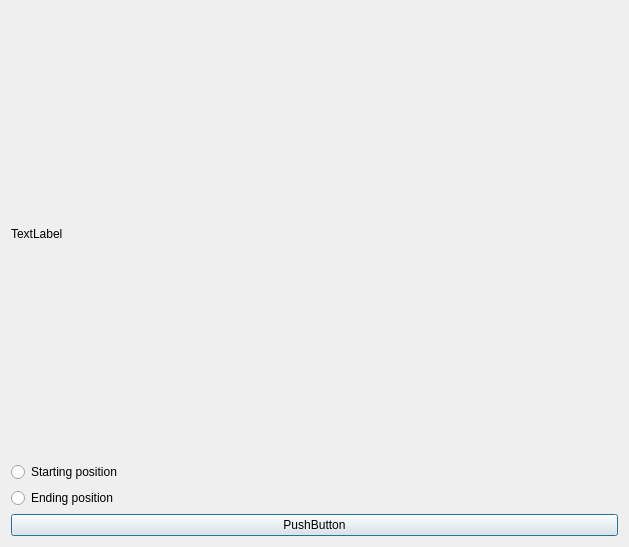
<?xml version="1.0" encoding="UTF-8"?>
<ui version="4.0">
 <class>Dialog</class>
 <widget class="QDialog" name="Dialog">
  <property name="geometry">
   <rect>
    <x>0</x>
    <y>0</y>
    <width>629</width>
    <height>547</height>
   </rect>
  </property>
  <property name="windowTitle">
   <string>Dialog</string>
  </property>
  <layout class="QVBoxLayout" name="verticalLayout">
   <item>
    <widget class="QLabel" name="label">
     <property name="text">
      <string>TextLabel</string>
     </property>
    </widget>
   </item>
   <item>
    <widget class="QRadioButton" name="radioButton">
     <property name="text">
      <string>Starting position </string>
     </property>
    </widget>
   </item>
   <item>
    <widget class="QRadioButton" name="radioButton_2">
     <property name="text">
      <string>Ending position</string>
     </property>
    </widget>
   </item>
   <item>
    <widget class="QPushButton" name="pushButton">
     <property name="text">
      <string>PushButton</string>
     </property>
    </widget>
   </item>
  </layout>
 </widget>
 <resources/>
 <connections/>
</ui>
